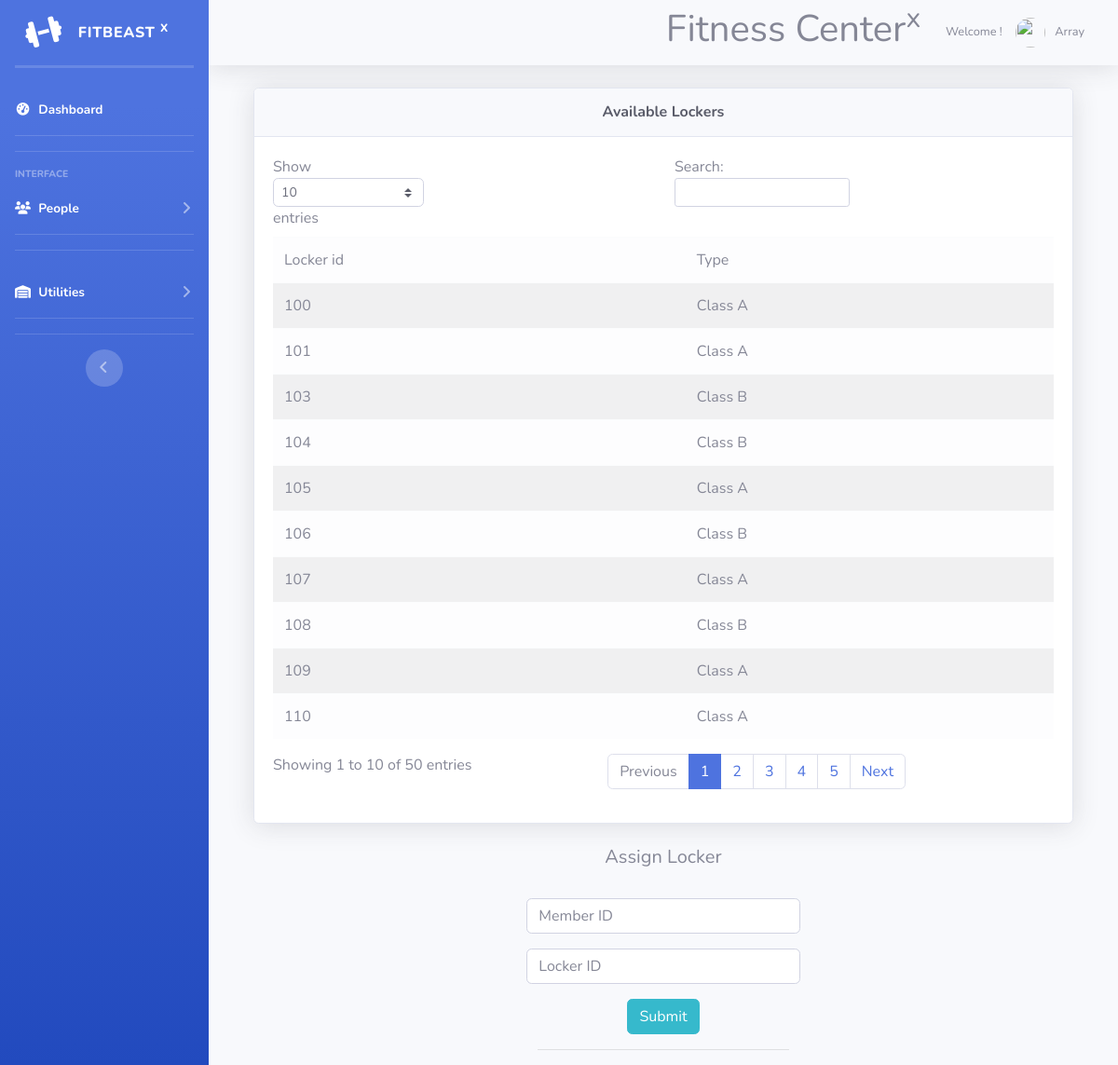
Screenshot of /admin/lockeradd.php (signed in) with the database file from the repository.
### tables this page shows
CREATE TABLE IF NOT EXISTS `locker` (
  `lockerid` int(11) NOT NULL AUTO_INCREMENT,
  `type` varchar(20) NOT NULL,
  PRIMARY KEY (`lockerid`)
);

### admin/lockeradd.php (the view, shortened to what this page needs)
<!DOCTYPE html>
<html lang="en">
<head>
  <link href="vendor/fontawesome-free/css/all.min.css" rel="stylesheet" type="text/css">
  <link href="css/sb-admin-2.min.css" rel="stylesheet">
</head>
<?php
 include('adminpanel/header.php');
 ?>
   <div class="container">
      <?php
 $connect = mysqli_connect("localhost", "root", "", "fitbeasttest1");
 $query ="SELECT * FROM locker where lockerid not in (select lockerid from assign )";
 $result = mysqli_query($connect, $query);
 ?>
           <div class="container-fluid">
                <div class="card shadow mb-4">
              <div class="card-header py-3">
              <h6 class="m-0 font-weight-bold text-dark" style="text-align: center;">Available Lockers</h6>
            </div>
                <div class="card-body">
              <div class="table-responsive">
                <table class="table table-striped table-light" id="dataTable" width="100%" cellspacing="0">
                          <thead class="thead-dark">
                               <tr>
                                    <td>Locker id</td>
                                    <td>Type</td>
                               </tr>
                          </thead>
                          <?php
                          while($row = mysqli_fetch_array($result))
                          {
                               echo '
                               <tr>
                                    <td>'.$row["lockerid"].'</td>
                                    <td>'.$row["type"].'</td>
                               </tr>
                               ';
                          }
                          ?>
                     </table>
                 </div>
           </div>
           </div>
           </div>
 <h5 style="text-align: center;">Assign Locker</h5><br>
           <div class="row">
   <div class="col-md-4 mx-auto">
    <div class="myform form ">
       <form action="" method="post" name="login">
        <div class="form-group">
         <input type="text" name="memberid"  class="form-control my-input" placeholder="Member ID">
        </div>
         <div class="form-group">
         <input type="text" name="lockerid"  class="form-control my-input"  placeholder="Locker ID">
        </div>
        <div class="text-center ">
         <button type="submit" name="add" class=" btn btn-info send-button tx-tfm">Submit</button>
        </div>
        <div class="col-md-12 ">
         <div class="login-or">
          <hr class="hr-or">
         </div>
        </div>
       </form>
         </div>
      </body>
 </html>

### rows the page displays
locker: lockerid "100", type "Class A"
locker: lockerid "101", type "Class A"
locker: lockerid "103", type "Class B"
locker: lockerid "104", type "Class B"
locker: lockerid "105", type "Class A"
locker: lockerid "106", type "Class B"
locker: lockerid "107", type "Class A"
locker: lockerid "108", type "Class B"
locker: lockerid "109", type "Class A"
locker: lockerid "110", type "Class A"

### other values shown
$_SESSION['user_name'] "Array"
